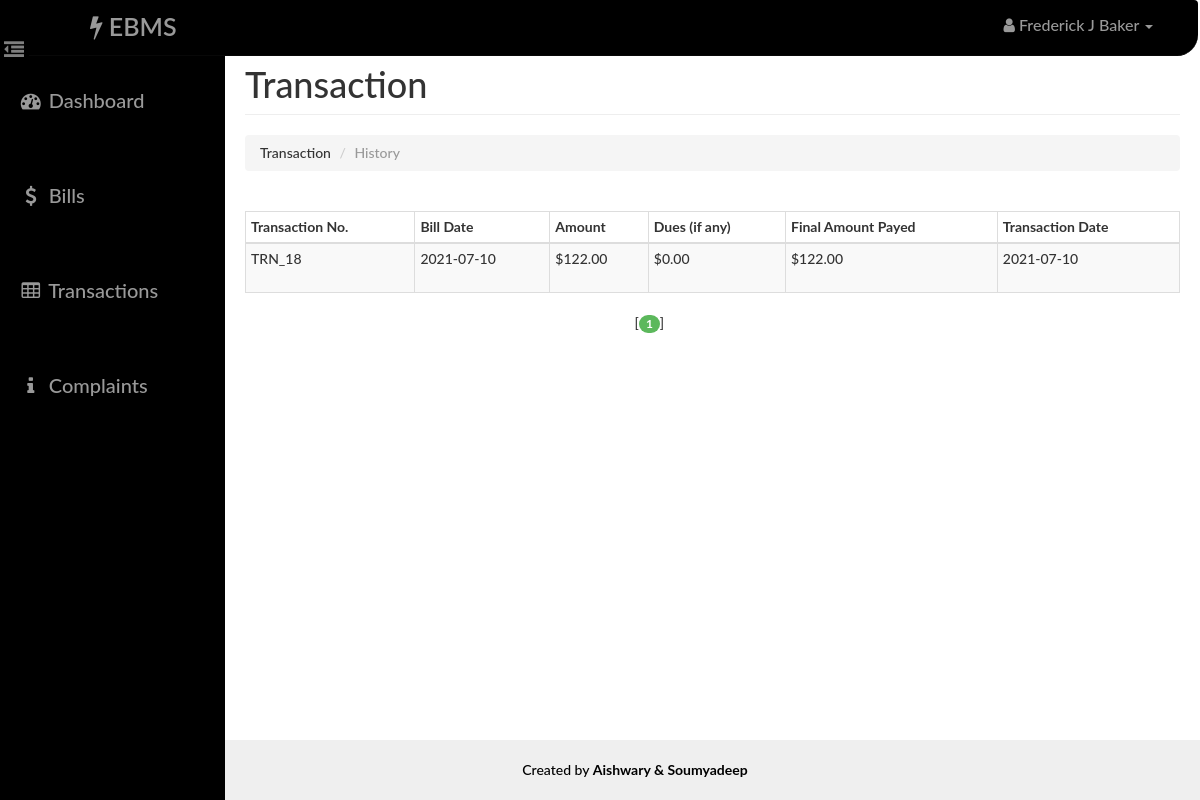
/user/transaction.php (signed in), run on the app's committed database.
### tables this page shows
CREATE TABLE `transaction` (
  `id` int(14) NOT NULL,
  `bid` int(14) NOT NULL,
  `payable` decimal(10,2) NOT NULL,
  `pdate` date DEFAULT NULL,
  `status` varchar(10) NOT NULL
);

CREATE TABLE `bill` (
  `id` int(14) NOT NULL,
  `aid` int(14) NOT NULL,
  `uid` int(14) NOT NULL,
  `units` int(10) NOT NULL,
  `amount` decimal(10,2) NOT NULL,
  `status` varchar(10) NOT NULL,
  `bdate` date NOT NULL,
  `ddate` date NOT NULL
);

### user/paging1.php (called while the page is built, shortened)
<?php
    $rowsperpage = 5;
    if (isset($_GET['currentpage']) && is_numeric($_GET['currentpage'])) {
       $currentpage = (int) $_GET['currentpage'];
    } else {
       $currentpage = 1;
    }
    $offset = ($currentpage - 1) * $rowsperpage;
 ?>

### Includes/user.php (called while the page is built, shortened)
<?php
    function retrieve_transaction_history($id,$offset, $rowsperpage) {
        global $con;
        $query  = "SELECT transaction.id AS id , bill.bdate AS bdate, transaction.pdate AS pdate, transaction.payable AS payable, ";
        $query .= " bill.amount AS amount ,transaction.payable-bill.amount AS dues ";
        $query .= "FROM bill , transaction ";
        $query .= "WHERE transaction.bid=bill.id AND bill.uid={$id} ";
        $query .= "ORDER BY bill.ddate desc ";
        $query .= "LIMIT {$offset}, {$rowsperpage} ";
        $result = mysqli_query($con,$query);
        return $result;
    }
 ?>

### user/transaction.php (the view, shortened to what this page needs)
<?php
    require_once('head_html.php');
    require_once('../Includes/session.php');
    require_once('../Includes/user.php');
?>
<body>
    <div id="wrapper">
       <?php
            require_once("nav.php");
            require_once("sidebar.php");
        ?>
        <div id="page-content-wrapper">
            <div class="container-fluid">
                <div class="row">
                    <div class="col-lg-12">
                        <h1 class="page-header">
                            Transaction
                        </h1>
                        <ol class="breadcrumb">
                          <li>Transaction</li>
                          <li class="active">History</li>
                        </ol>
                        <div class="table-responsive">
                            <table class="table table-hover table-striped table-bordered table-condensed">
                                <thead>
                                    <tr>
                                        <th>Transaction No.</th>
                                        <th>Bill Date</th>
                                        <th>Amount</th>
                                        <th>Dues (if any)</th>
                                        <th>Final Amount Payed</th>
                                        <th>Transaction Date</th>
                                    </tr>
                                </thead>
                                <tbody>
                                    <?php
                                    $id=$_SESSION['uid'];
                                    $query1 = "SELECT COUNT(*) FROM bill , transaction WHERE transaction.bid=bill.id AND bill.uid={$id}  ";
                                    $result1 = mysqli_query($con,$query1);
                                    include("paging1.php");
                                    $result = retrieve_transaction_history($_SESSION['uid'],$offset, $rowsperpage);
                                    while($row = mysqli_fetch_assoc($result)){
                                    ?>
                                        <tr>
                                            <td>
                                                <?php
                                                    if($row['pdate']!=NULL) echo 'TRN_'.$row['id'] ;
                                                    else echo "-";
                                                 ?>
                                            </td>
                                            <td height="50"><?php echo $row['bdate'] ?></td>
                                            <td><?php echo '$'.$row['amount'] ?></td>
                                            <td><?php echo '$'.$row['dues'] ?></td>
                                            <td><?php echo '$'.$row['payable'] ?></td>
                                            <td>
                                                <?php
                                                    if($row['pdate']!=NULL) echo $row['pdate'];
                                                    else echo "TRANSACTION PENDING";
                                                ?>
                                            </td>
                                        </tr>
                                    <?php } ?>
                                </tbody>
                            </table>
                            <?php include("paging2.php");  ?>
                        </div>
                    </div>
                </div>
            </div>
        </div>
    </div>
    <?php
    require_once("footer.php");
    ?>
</body>
</html>

### assets/css/dash_user.css (style rules this page uses)
body, html { width: 100%; height: 100%; }
body, h1, h2, h3, h4, h5, h6 { font-family: "Lato","Helvetica Neue",Helvetica,Arial,sans-serif; font-weight: 500; }
#wrapper { padding-left: 10px; padding-top: 5px; -webkit-transition: all 0.5s ease; -moz-transition: all 0.5s ease; -o-transition: all 0.5s ease; transition: all 0.5s ease; }
#page-content-wrapper { width: 100%; padding: 15px; min-height:580px; }
@media (min-width:768px) { #wrapper { padding-left: 225px; } }
@media (min-width:768px) { #page-content-wrapper { padding: 20px; } }
.table-responsive { padding-top: 20px; padding-bottom: 20px; }

### data on the page
transaction: id "18", bid.bdate "2021-07-10", bid.amount "122.00", dues "0.00", payable "122.00", pdate "2021-07-10"

### other printed values
$user "Frederick J Baker"
